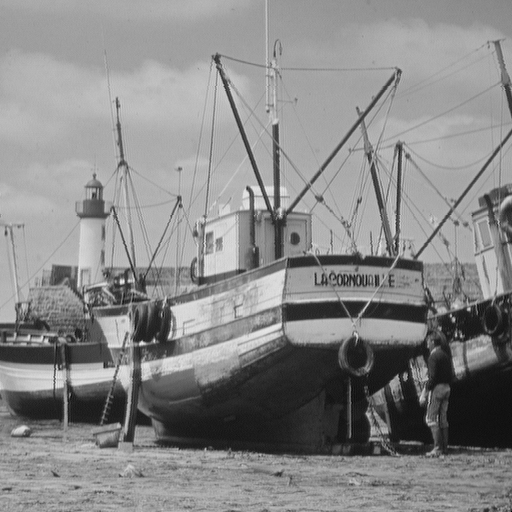
#> input picture images/boat.tif, 512 x 512 px
$ jupyter execute 'Aula 04a - Filtragem espacial - Filtros passa-baixa.ipynb'   (shell and % lines are left out)   (older library calls are emulated)
#> lines starting #> are read from the running program, lines starting #| are printed output that depends on the picture
# Aula 04a - Filtragem espacial
## Filtros passa-baixa
-----------

## Importando as bibliotecas

[cell 1]
import numpy as np

from scipy import ndimage as ndi

from skimage import util, filters

import matplotlib
import matplotlib.pyplot as plt
from mpl_toolkits.mplot3d import Axes3D

## Criando imagens simples

[cell 2]
img_simple = np.array([[ 0, 0, 0, 0, 6, 1, 7, 0],
                         [ 0, 7, 7, 7, 0, 6, 1, 7],
                         [ 0, 7, 0, 0, 7, 0, 6, 1],
                         [ 0, 7, 0, 0, 1, 7, 0, 6],
                         [ 0, 7, 7, 0, 0, 0, 0, 0],
                         [ 0, 7, 7, 0, 7, 7, 7, 7],
                         [ 0, 7, 7, 0, 0, 0, 0, 0],
                         [ 0, 0, 0, 0, 7, 7, 7, 7]])

# Imprime a imagem na tela
print(img_simple)

### Plotando a imagem na tela

[cell 3]
plt.figure()
plt.imshow(img_simple, cmap='gray', vmin=0, vmax=7)
plt.colorbar()
plt.show()

### Filtro da média com tamanho 3 x 3

[cell 4]
w_avg_3 = np.ones([3, 3]) / (3 * 3)

# Imprime o filtro na tela
with np.printoptions(precision=4, suppress=True):
    print(w_avg_3)

[cell 5]
# Vamos converter para float para analisar o resultado com as casas decimais.
img_simple_ = img_simple.astype(np.float)

# Aplica a convolução
img_avg_3 = ndi.convolve(img_simple_, w_avg_3, mode='constant', cval=0)

# Plota a imagem resultante
with np.printoptions(precision=4, suppress=True):
    print(img_avg_3)

### Plota a imagem na tela

[cell 6]
plt.figure()
plt.imshow(img_avg_3, cmap='gray', vmin=0, vmax=7)

plt.show()

### Vamos analisar o pixel (1, 1) e sua vizinhança

[cell 7]
img_simple_11 = img_simple[0:3, 0:3]

print(img_simple_11)

[cell 8]
img_avg_3_11 = img_avg_3[0:3, 0:3]

with np.printoptions(precision=4, suppress=True):
    print(img_avg_3_11)

[cell 9]
teste = img_simple_11.sum() / 9

print(teste)

## O filtro da média com diferentes tamanhos de máscara

### Carregando uma imagem real

[cell 10]
img_gray = plt.imread('./images/boat.tif')
#> img_gray is the input picture: shape (512, 512); min 0, max 239, mean 136.1

# Informações sobre as imagens
print(img_gray.shape, img_gray.dtype, img_gray.min(), img_gray.max())
#| (512, 512) uint8 0 239

[cell 11]
plt.figure()
plt.imshow(img_gray, cmap='gray')
plt.colorbar()

### Vamos "piorar" a imagem com ruido Gaussiano

[cell 12]
img_gray = util.img_as_ubyte(util.random_noise(img_gray, mode='gaussian'))
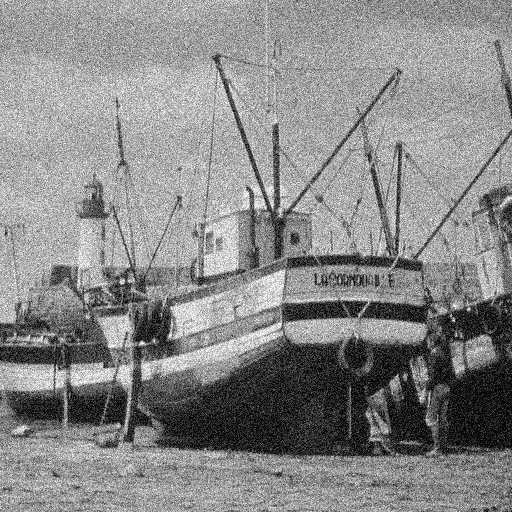
#> img_gray: shape (512, 512); min 0, max 255, mean 136.2

[cell 13]
plt.figure()
plt.imshow(img_gray, cmap='gray')
plt.colorbar()

### Aplicando o filtro da média com os tamanhos 3, 5, 9 e 15

[cell 14]
mask_size_list = [3, 5, 9, 15]

[cell 15]
mask_list = []
img_avg_list = []

for mask_size in mask_size_list:
    mask_temp = np.ones([mask_size, mask_size]) / (mask_size * mask_size)
    mask_list.append(mask_temp)

    img_avg_temp = ndi.convolve(img_gray, mask_temp)
    img_avg_list.append(img_avg_temp)
#> this loop made 4 passes
#> pass 3, `img_avg_temp = ndi.convolve(img_gray, mask_temp)`:
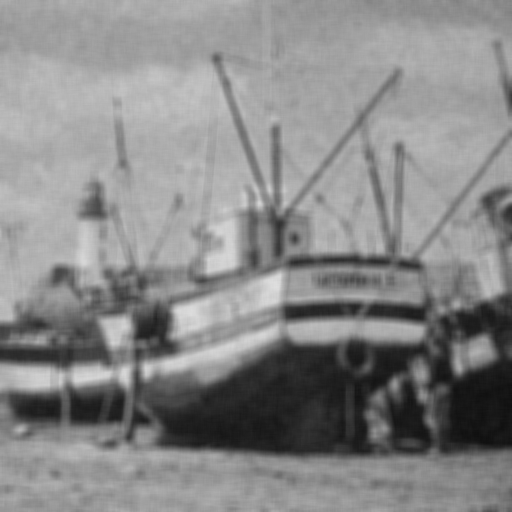
#> img_avg_temp: shape (512, 512); min 15, max 223, mean 135.7
#> after the loop, img_avg_list = 4 items; mask_list = 4 items

### Imprimindo as máscaras na tela

[cell 16]
for mask_size, mask in zip(mask_size_list, mask_list):
    print('\n Máscara %d x %d' % (mask_size, mask_size))
    with np.printoptions(precision=4, suppress=True):
        print(mask)
#> this loop made 4 passes
#> mask_size on passes 1 to 4: 3, 5, 9, 15
#> (printed output is left out)

### Recortando uma região de interesse nas imagens

[cell 17]
img_rdi_list = []

for img_avg in img_avg_list:
    img_rdi_temp = img_avg[190:250, 190:250]

    img_rdi_list.append(img_rdi_temp)
#> after the loop, img_rdi_list = 4 items

#### Plotando as imagens e regiões de interesse

[cell 18]
fig, ax  = plt.subplots(4, 2)
for i, (img_avg, img_rdi) in enumerate(zip(img_avg_list, img_rdi_list)):

    ax[i,0].imshow(img_avg, cmap='gray', vmin=0, vmax=255)

    ax[i,1].imshow(img_rdi, cmap='gray', vmin=0, vmax=255, interpolation='nearest')

plt.show()

## Filtro Gaussiano

### Criar uma função Gaussiana 2D

$$G(x, y) = \frac{1}{\sqrt{2\pi\sigma}}e^{- \frac{{x^2}+{y^2}}{2\sigma^2}}$$

[cell 19]
def gaussiana(sigma=1):
    # Tamanho da máscara: sigma x 6 + 1
#> called with sigma = 1
    mask_size = sigma * 6 + 1

    # Apenas para testes: COMENTAR!
    ### mask_size = sigma * 10 + 1

    img_temp = np.zeros([mask_size, mask_size])


    for x in range(mask_size):
        for y in range(mask_size):
            x_ = x - (mask_size - 1) / 2
            y_ = y - (mask_size - 1) / 2

            img_temp[x, y] = (1 / np.sqrt((2 * np.pi * sigma))) * np.exp( - (x_**2. + y_**2.) / (2 * sigma ** 2))

    return img_temp

[cell 20]
# Função Gaussiana com sigma = 1

mask_gauss_1 = gaussiana(1)

with np.printoptions(precision=3, suppress=True):
    print(mask_gauss_1)

[cell 21]
plt.figure()
plt.imshow(mask_gauss_1, cmap='gray')
plt.colorbar()

### Aplicando filtros Gaussianos com diferentes desvios-padrão

[cell 22]
sigmas_list = [1, 2, 4, 8]

w_gauss_list = []
for sigma in sigmas_list:
    w_gauss_temp = gaussiana(sigma)
    w_gauss_list.append(w_gauss_temp)

[cell 23]
fig, ((ax1, ax2), (ax3, ax4)) = plt.subplots(2, 2)

img_ = ax1.imshow(w_gauss_list[0], cmap='gray', interpolation='nearest')
img_ = ax2.imshow(w_gauss_list[1], cmap='gray', interpolation='nearest')
img_ = ax3.imshow(w_gauss_list[2], cmap='gray', interpolation='nearest')
img_ = ax4.imshow(w_gauss_list[3], cmap='gray', interpolation='nearest')

plt.show()

[cell 24]
fig = plt.figure()

for i, mask in enumerate(w_gauss_list):
    ax = fig.add_subplot(2, 2, i+1, projection='3d')

    # create the x and y coordinate arrays (here we just use pixel indices)
    xx, yy = np.mgrid[0:mask.shape[0], 0:mask.shape[1]]


    ax.plot_surface(xx, yy, mask ,rstride=1, cstride=1, cmap='gray', linewidth=0)

plt.show()
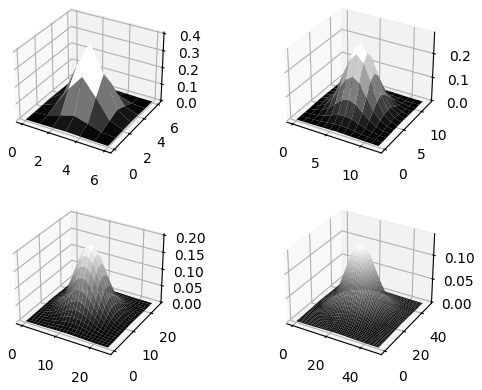
#> figure drawn by matplotlib, 4 panels

[cell 25]
img_gauss_list = []

for sigma, w_gauss in zip(sigmas_list, w_gauss_list):
    # A soma dos coeficientes da máscara deve ser 1.
    # ----------------------------------------------
    w_gauss_ = w_gauss / w_gauss.sum()

    # TEST
    print(sigma, w_gauss.sum(), w_gauss_.sum())

    img_gauss_temp = ndi.convolve(img_gray, w_gauss_)
    img_gauss_list.append(img_gauss_temp)
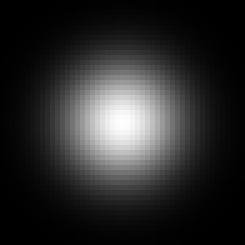
#> w_gauss_: shape (49, 49) float64 (shown 5 times larger); min 3.08e-07, max 0.0025, mean 0.000416; drawn with min black and max white
#> after the loop, img_gauss_list = 4 items

### Recorta regiões de interesssa nas imagens

[cell 26]
img_gauss_rdi_list = []

for img_gauss in img_gauss_list:
    img_gauss_rdi = img_gauss[190:250, 190:250]

    img_gauss_rdi_list.append(img_gauss_rdi)
#> after the loop, img_gauss_rdi_list = 4 items

[cell 27]
fig, ax  = plt.subplots(4, 2)
for i, (img_gauss, img_gauss_rdi) in enumerate(zip(img_gauss_list, img_gauss_rdi_list)):

    ax[i,0].imshow(img_gauss, cmap='gray', vmin=0, vmax=255)

    ax[i,1].imshow(img_gauss_rdi, cmap='gray', vmin=0, vmax=255, interpolation='nearest')

plt.show()

### Filtro Gaussiano scikit-image

[cell 28]
img_gauss_sk = util.img_as_ubyte(filters.gaussian(img_gray, sigma=2))

[cell 29]
fig, ax  = plt.subplots(1,2)
ax[0].imshow(img_gauss_sk, cmap='gray', vmin=0, vmax=255)

ax[1].imshow(img_gauss_sk[190:250, 190:250], cmap='gray', vmin=0, vmax=255, interpolation='nearest')

plt.show()

## Filtro da mediana

Operação não linear, não é possivel aplicar utilizando convolução

### Ruído sal e pimenta

[cell 30]
img_gray_sp = util.img_as_ubyte(util.random_noise(img_gray, mode='s&p'))
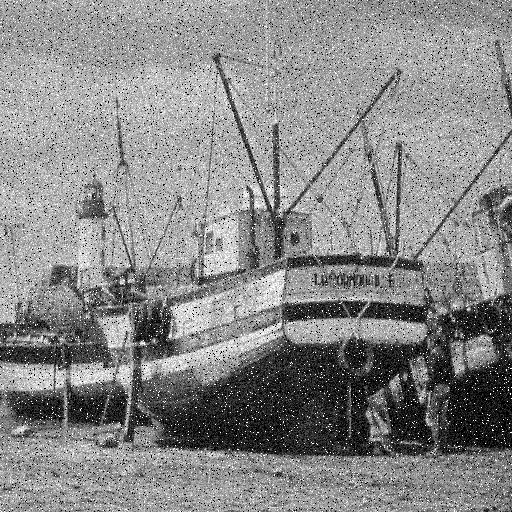
#> img_gray_sp: shape (512, 512); min 0, max 255, mean 135.7

[cell 31]
fig, ax  = plt.subplots(1, 2)
ax[0].imshow(img_gray_sp, cmap='gray', vmin=0, vmax=255)
ax[1].imshow(img_gray_sp[190:250, 190:250], cmap='gray', vmin=0, vmax=255, interpolation='nearest')
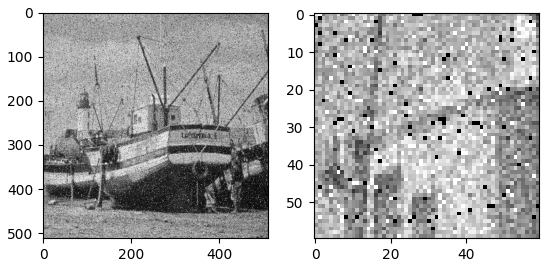
#> figure drawn by matplotlib, 2 panels

### Tentativa com filtro da média

[cell 32]
img_gray_sp_avg = ndi.convolve(img_gray_sp, np.ones([5,5])/25)

#### Plotando a imagem na tela

[cell 33]
fig, ax  = plt.subplots(1, 2)
ax[0].imshow(img_gray_sp_avg, cmap='gray', vmin=0, vmax=255)
ax[1].imshow(img_gray_sp_avg[190:250, 190:250], cmap='gray', vmin=0, vmax=255, interpolation='nearest')

[cell 34]
## SELECT IMAGE
img_gray_ = img_gray_sp

[cell 35]
def get_neigh_2(img, x, y, neigh=3):
    """
    Obtém os valores da vizinhança de um pixel
    """
#> called with img = array of shape (8, 8), x = 2, y = 3, neigh = 3
    neigh_out = []
    neigh_ = int((neigh - 1) // 2)
    for i in range(x-neigh_, x+neigh_+1):
        for j in range(y-neigh_, y+neigh_+1):
            val = img[i, j]
            neigh_out.append(val)

    return np.array(neigh_out)

[cell 36]
# TEST
out = get_neigh_2(img_simple, 2,3)

print(img_simple)
print('\n(2,3)')
print(out)

[cell 37]
# Obs.: Esta é uma implementação simples para fins didáticos.
#       Não é a forma mais eficiente de calcular um filtro da mediana.

mask_size = 3

# Faz o padding da imagem
pad_size = (mask_size - 1) // 2
img_pad = util.pad(img_gray_, pad_size, mode='constant', constant_values=(0, 0))
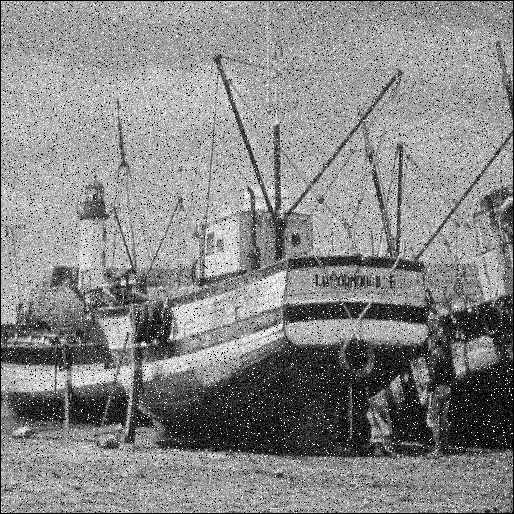
#> img_pad: shape (514, 514); min 0, max 255, mean 134.6
# TEST
print('\n' + str(mask_size))
print(img_pad.shape)
#| (514, 514)
print(img_pad[0:6, 0:6])
#| [[  0   0   0   0   0   0]
#|  [  0 195 199 150 171 208]
#|  [  0 175 136 155 153 159]
#|  [  0 186 183 216 163 153]
#|  [  0 132 156 163 173 138]
#|  [  0 188 172 189 164 101]]

# Imagem de saída com o mesmo tamanho da imagem com padding
img_out = np.zeros(img_pad.shape)

for i in range(pad_size, img_gray_.shape[0]-pad_size):
    for j in range(pad_size, img_gray_.shape[1]-pad_size):
        # Obtém a izinhança do pixel
        n = get_neigh_2(img_pad, i, j, neigh=mask_size)

        # Calcula a mediana
        result = np.median(n)
        img_out[i, j] = result
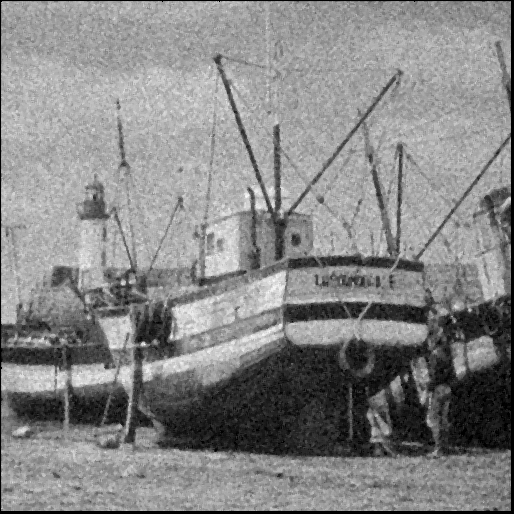
#> img_out: shape (514, 514) float64; min 0, max 255, mean 133.9

        # Outros filtros não lineares comuns
        # Máximo (descomentar)
        # --------------------
        ###### img_out[i, j] = n.max()
        # Mínimo (descomentar)
        # --------------------
        ####### img_out[i, j] = n.min()

# Remove os paddings
img_out = img_out[pad_size:img_pad.shape[0]-pad_size, pad_size:img_pad.shape[1]-pad_size]
#> img_out: shape (512, 512) float64
print(img_out.shape)
#| (512, 512)

[cell 38]
fig, ax  = plt.subplots(3, 2)

ax[0,0].imshow(img_gray_sp, cmap='gray', vmin=0, vmax=255)
ax[0,1].imshow(img_gray_sp[190:250, 190:250], cmap='gray', vmin=0, vmax=255, interpolation='nearest')

ax[1,0].imshow(img_gray_sp_avg, cmap='gray', vmin=0, vmax=255)
ax[1,1].imshow(img_gray_sp_avg[190:250, 190:250], cmap='gray', vmin=0, vmax=255, interpolation='nearest')

ax[2,0].imshow(img_out, cmap='gray', vmin=0, vmax=255)
ax[2,1].imshow(img_out[190:250, 190:250], cmap='gray', vmin=0, vmax=255, interpolation='nearest')
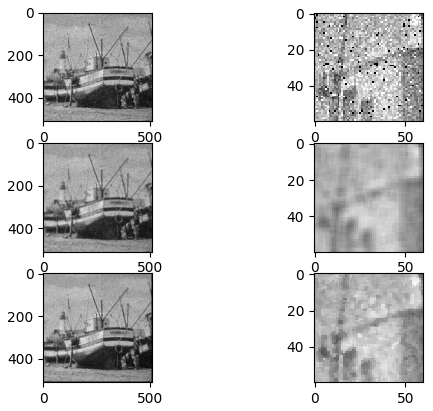
#> figure drawn by matplotlib, 6 panels

### Filtro da mediana como o scikit-image

[cell 39]
# Obs.: Esta é uma implementação simples para fins didáticos.
#       Não é a forma mais eficiente de calcular um filtro da mediana.
mask_size_list = [3, 5, 7, 9]

img_median_list = []

for mask_size in mask_size_list:
    img_median = filters.median(img_gray_, np.ones([mask_size,mask_size]))

    img_median_list.append(img_out)

[cell 40]
img_median_rdi_list = []

for img_median in img_median_list:
    img_median_rdi = img_median[190:250, 190:250]

    img_median_rdi_list.append(img_median_rdi)
#> this loop made 4 passes
#> pass 1, `img_median_rdi = img_median[190:250, 190:250]`:
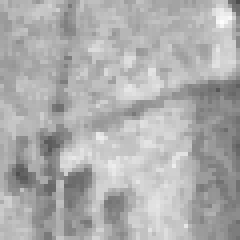
#> img_median_rdi: shape (60, 60) float64 (shown 4 times larger); min 77, max 253, mean 173.5

[cell 41]
fig, ax  = plt.subplots(4, 2)
for i, (img_median, img_median_rdi) in enumerate(zip(img_median_list, img_median_rdi_list)):

    ax[i,0].imshow(img_median, cmap='gray', vmin=0, vmax=255)

    ax[i,1].imshow(img_median_rdi, cmap='gray', vmin=0, vmax=255, interpolation='nearest')

plt.show()

## Comparação entre os filtros: média Vs. Gaussiano Vs. mediana

[cell 42]
# [média 3x3, gaussiano sigma=1 (7x7), mediana 3x3]
img_full_list = [img_avg_list[0], img_gauss_list[0], img_median_list[0]]

img_rdi_list_ = [img_rdi_list[0], img_gauss_rdi_list[0], img_median_rdi_list[0]]

fig, ax  = plt.subplots(3, 2)
for i, (img_, img_rdi_) in enumerate(zip(img_full_list, img_rdi_list_)):

    ax[i,0].imshow(img_, cmap='gray', vmin=0, vmax=255)

    ax[i,1].imshow(img_rdi_, cmap='gray', vmin=0, vmax=255, interpolation='nearest')
#> this loop made 3 passes

plt.show()
